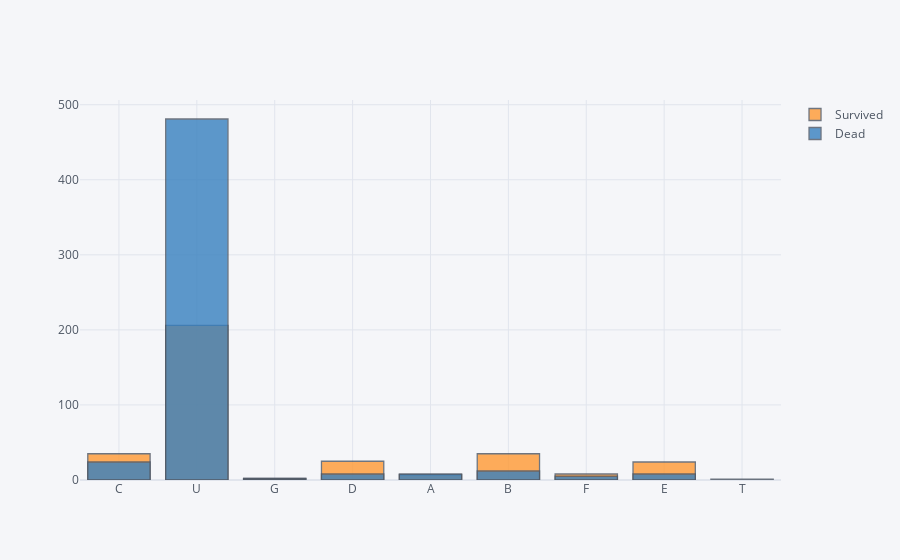

The cell this chart's notebook holds for it:
### Code cell
import chart_studio.plotly as py
import cufflinks as cf
cf.go_offline(connected=True)

survived = train[train['Survived'] == 1]['Cabin'] 
dead = train[train['Survived'] == 0]['Cabin']
df_temp1 = pd.concat([survived, dead], axis=1, keys=['Survived', 'Dead'])
df_temp1.iplot(kind='histogram')

### Figure 1 — Plotly figure (JSON) as saved in the notebook; plotly's stock layout.template omitted (floating-point values rounded to 4 significant figures; data arrays with more than 128 entries replaced by an {"elided": "..."} marker saying what was removed)
{"data": [{"histfunc": "count", "histnorm": "", "marker": {"color": "rgba(255, 153, 51, 1.0)", "line": {"color": "#4D5663", "width": 1.3}}, "name": "Survived", "opacity": 0.8, "orientation": "v", "type": "histogram", "x": {"elided": "891 str values"}}, {"histfunc": "count", "histnorm": "", "marker": {"color": "rgba(55, 128, 191, 1.0)", "line": {"color": "#4D5663", "width": 1.3}}, "name": "Dead", "opacity": 0.8, "orientation": "v", "type": "histogram", "x": {"elided": "891 str values"}}], "layout": {"barmode": "overlay", "legend": {"bgcolor": "#F5F6F9", "font": {"color": "#4D5663"}}, "paper_bgcolor": "#F5F6F9", "plot_bgcolor": "#F5F6F9", "title": {"font": {"color": "#4D5663"}}, "xaxis": {"gridcolor": "#E1E5ED", "showgrid": true, "tickfont": {"color": "#4D5663"}, "title": {"font": {"color": "#4D5663"}, "text": ""}, "zerolinecolor": "#E1E5ED"}, "yaxis": {"gridcolor": "#E1E5ED", "showgrid": true, "tickfont": {"color": "#4D5663"}, "title": {"font": {"color": "#4D5663"}, "text": ""}, "zerolinecolor": "#E1E5ED"}}}
